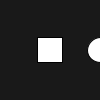
Frame 1 (no input)
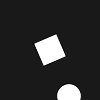
Frame 60 (the mouse pressed at the canvas centre just before this capture)
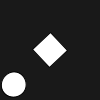
Frame 120 (the mouse held since frame 60 and released just before this capture)

The Processing sketch that drew these frames (run headless with seeded random() and noise(); from frame 60 on, the mouse is pressed at the canvas centre):

// Processing sketch: Matrix_Transformation_Stuff
// ── Matrix_Transformation_Stuff.pde
void setup()
{
  rectMode(CENTER);
  
  //one();
  //two();
  //three();
  //four();
  //five();
  //six();
  
}

void draw()
{
  //seven();
  eight();

}

void eight()
{
  background(25);
  translate(50,50);
  
  rotate(rot/50);
  rect(0,0,25,25);
  rot+=1;
  translate(50,0);
  circle(0,0,25);
}

void one()
{
  background(0);
  fill(255);
  
  translate(50,50);
  rotate(radians(45));
  rect(0,0,50,50);
}

void two()
{
  background(25);
  translate(50,50);
  rect(0,0,50,50);
  rotate(radians(45));
  rect(0,0,50,50);
}

void three(){
 background(25);
 rectMode(CORNER);
 for (int i=0;i<6;i++)
 {
   //pushMatrix();
   rect(5,5,80,80);
   scale(2);
   //popMatrix();
 }
}
void four()
{
  rectMode(CORNER);
  background(25);
  rotate(radians(45));
  translate(50,0);
  rect(0,0,25,25);
  translate(40,0);
  scale(0.5);
  rect(0,0,25,25);
}
void five()
{
  background(25);
  translate(50,50);
  int am=6;
  float rad= 360/am;
  for (int i = 0; i < am; i++)
  {
    pushMatrix();
    rotate(degrees(rad));
    rect(0,0,50,50);
  }
    for (int i = 0; i < am; i++)
  {
    popMatrix();
  }
  rect(0,0,50,50);
}

void six()
{
  background(25);
  translate(50,50);
  rect(0,0,15,15);
  for (int i = height; i >= 0; i-=5 )
  {
    rect(0,0,i,i);
  }
  
  for (int i=height;i >0;i-=5){
    rect(0,0,100,100);
    scale(0.9);
  }
}
float rot=0;
void seven()
{
  background(25);
  translate(50,50);
  rotate(rot);
  rot+=0.1;
  rect(0,0,50,50);
}
